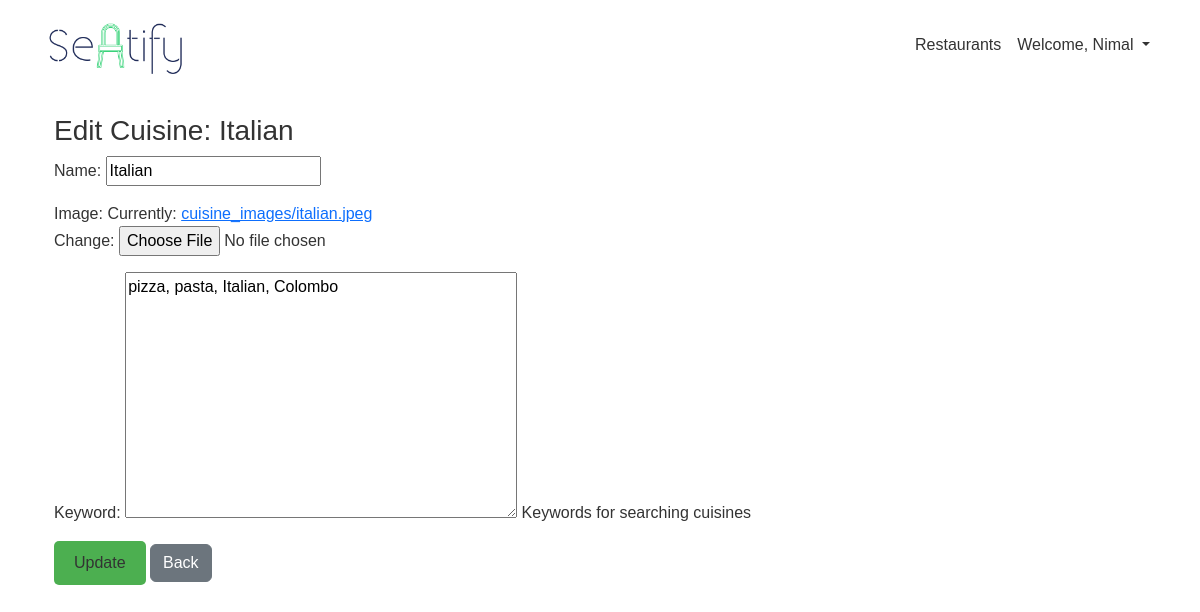
The app's page /cuisines/1/edit/ (signed in) with its own data.
### accounts/models.py (models this page shows, shortened)
class User(AbstractUser):
    ROLE_CHOICES = [
        ('super_admin', 'Super Admin'),
        ('manager', 'Restaurant Manager'),
        ('user', 'App User'),
    ]
    role = models.CharField(max_length=20, choices=ROLE_CHOICES, default='user')
    is_verified = models.BooleanField(default=False)
    date_of_birth = models.DateField(null=True, blank=True)
    phone_number = models.CharField(max_length=15, unique=True, null=True, blank=True)
    groups = models.ManyToManyField(
        Group,
        related_name="custom_user_groups",
        blank=True,
        help_text="The groups this user belongs to.",
        verbose_name="groups",
    )
    user_permissions = models.ManyToManyField(
        Permission,
        related_name="custom_user_permissions",
        blank=True,
        help_text="Specific permissions for this user.",
        verbose_name="user permissions",
    )

### restaurants/models.py (models this page shows, shortened)
class Cuisine(models.Model):
    name = models.CharField(max_length=100, unique=True)
    image = models.ImageField(upload_to="cuisine_images/")
    keyword = models.TextField(help_text="Keywords for searching cuisines")

### restaurants/views.py (the view)
# urls.py: path('cuisines/<int:cuisine_id>/edit/', views.edit_cuisine, name='edit_cuisine'),
def edit_cuisine(request, cuisine_id):
    cuisine = Cuisine.objects.get(id=cuisine_id)
    if request.method == 'POST':
        form = CuisineForm(request.POST, request.FILES, instance=cuisine)
        if form.is_valid():
            form.save()
            return redirect('restaurant:manage_cuisines')
    else:
        form = CuisineForm(instance=cuisine)
    return render(request, 'edit_cuisine.html', {'form': form, 'cuisine': cuisine})

### restaurants/forms.py
class CuisineForm(forms.ModelForm):
    class Meta:
        model = Cuisine
        fields = ['name', 'image', 'keyword']

### restaurants/templates/edit_cuisine.html (shortened to what this page needs)
{% extends 'base.html' %}
{% block content %}
<div class="container mt-4">
    <h3>Edit Cuisine: {{ cuisine.name }}</h3>
    <form method="POST" enctype="multipart/form-data">
        {{ form.as_p }}
        <button type="submit" class="btn btn-primary">Update</button>
        <a href="{% url 'restaurant:manage_cuisines' %}" class="btn btn-secondary">Back</a>
    </form>
</div>
{% endblock %}

### templates/base.html (shortened to what this page needs)
{% load static %}
<!DOCTYPE html>
<html lang="en">
<head>
    <link rel="stylesheet" href="{% static 'css/bootstrap.min.css' %}">
    <link rel="stylesheet" href="{% static 'css/style.css' %}">
</head>
<body>
<header>
    <nav class="navbar navbar-expand-lg navbar-dark bg-transparent">
        <div class="container-fluid">
            <a class="navbar-brand" href="/">
                <img src="{% static 'images/logo.png' %}" alt="Seatify Logo" width="150"
                     class="d-inline-block align-text-top">
            </a>
            <div class="collapse navbar-collapse" id="navbarNav">
                <ul class="navbar-nav ms-auto">
                    {% if request.user.is_authenticated %}
                        {% if request.user.role == 'super_admin' %}
                            <li class="nav-item">
                                <a class="nav-link"
                                   href="{% url 'restaurant:home' %}">Restaurants</a>
                            </li>
                            <li class="nav-item">
                                <a class="nav-link" href="{% url 'restaurant:manage_cuisines' %}">Cuisines</a>
                            </li>
                            <li class="nav-item">
                                <a class="nav-link"
                                   href="{% url 'accounts:manage_users' %}">Users</a>
                            </li>
                        {% elif request.user.role == 'manager' %}
                            <li class="nav-item">
                                <a class="nav-link"
                                   href="{% url 'restaurant:home' %}">Restaurants</a>
                            </li>
                        {% endif %}
                        <li class="nav-item dropdown">
                            <a class="nav-link dropdown-toggle" href="#" id="userDropdown"
                               role="button" data-bs-toggle="dropdown" aria-expanded="false">
                                Welcome, {{ request.user.first_name }}
                            </a>
                        </li>
                    {% else %}
                        <li class="nav-item">
                            <a class="nav-link" href="{% url 'accounts:login' %}">Sign In</a>
                        </li>
                    {% endif %}
                </ul>
            </div>
        </div>
    </nav>
</header>
<main class="container">
    {% block content %}
    {% endblock %}
</main>
</body>
</html>

### static/css/style.css (style rules this page uses)
body { background-color: #FFFFFF; color: #333333 !important; font-family: 'Montserrat', sans-serif; padding: 0 30px; }
.nav-link { color: #333333; }
.btn-primary { background-color: #4CAF50; color: #333333; padding: 10px 20px; border: none; border-radius: 5px; cursor: pointer; }

### records on screen
User: user.first_name "Nimal"
Cuisine: name "Italian", keyword "pizza, pasta, Italian, Colombo"
